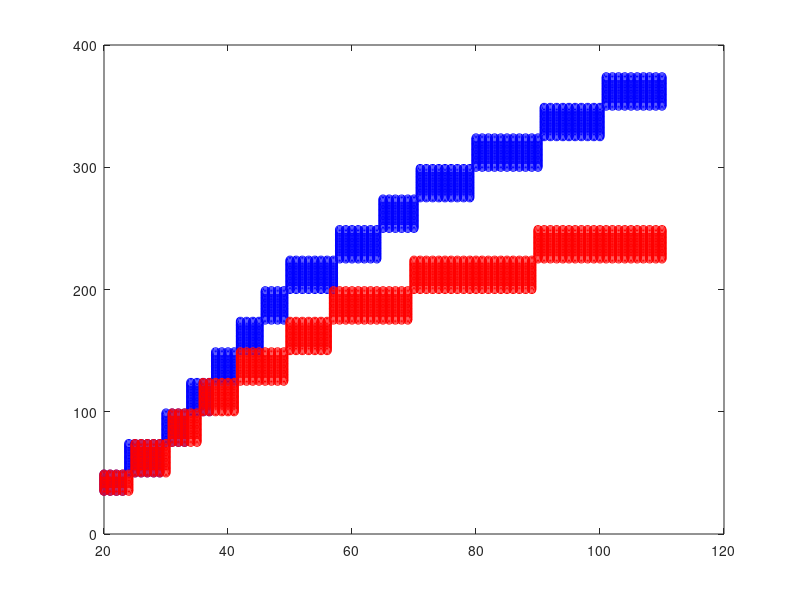

Write MATLAB code to recreate this figure. (Note: this script raises an error after producing the figure.)
function fitWeights
clc
close all

%longer data available here, but doesn't match early data
%http://jn.nutrition.org/cgi/reprint/100/1/59.pdf
% day=   [30   60    90    120   150   180   360   540  ]';
% male=  [72   189.5 270   312   341.5 364.7 443.8 507.4]';
% female=[64.7 154.2 197.1 225.2 238.8 250.5 262.6 262.4]';


%http://www.harlan.com/models/longevans.asp
%note table does not match graph!  ex: male 10 weeks is >300 in graph, but <300 in table!
%   grams     male days        female days
d={...
    [35 49]    [20 23]      [20 24]; ...
    [50 74]    [24 29]      [25 30]; ...
    [75 99]    [30 33]      [31 35]; ...
    [100 124]  [34 37]      [36 41]; ...
    [125 149]  [38 41]      [42 49]; ...
    [150 174]  [42 45]      [50 56]; ...
    [175 199]  [46 49]      [57 69]; ...
    [200 224]  [50 57]      [70 89]; ...
    [225 249]  [58 64]      [90 110]; ...
    [250 274]  [65 70]      []; ...
    [275 299]  [71 79]      []; ...
    [300 324]  [80 90]      []; ...
    [325 349]  [91 100]     []; ...
    [350 374]  [101 110]    []...
    };

male_day=[];female_day=[];male=[];female=[];
for i=1:size(d,1)
    for j=d{i,1}(1):d{i,1}(2)
        for k=d{i,2}(1):d{i,2}(2)
            male(end+1,1)=j;
            male_day(end+1,1)=k;
        end
        if ~isempty(d{i,3})
            for k=d{i,3}(1):d{i,3}(2)
                female(end+1,1)=j;
                female_day(end+1,1)=k;
            end
        end
    end
end

plot(male_day,male,'bo');
hold on
plot(female_day,female,'ro');

% a=curve
% b=scale
% c=y offset
% d=x offset

logMod = 'c+(b*log(x-d)/log(a))';
rootMod = 'c+(b*(abs(x-d))^(1/a))';

logF = fittype(logMod)
rootF= fittype(rootMod)

targetNames={'a' 'b' 'c' 'd'}';
if ~all(strcmp(coeffnames(logF),targetNames)) || ~all(strcmp(coeffnames(rootF),targetNames))
    error('unexpected ordering of names -- will misinterpret up lower/upper vectors')
end

logOpts=fitoptions(logMod)
rootOpts=fitoptions(rootMod)

logOpts.Lower=[1 0];
rootOpts.Lower=[1 0];

[logMale,gof,output] = fit(male_day,male,logF,logOpts)
[rootMale,gof,output] = fit(male_day,male,rootF,rootOpts)

% exclude=logical([0 0 0 0 0 1 1]');
% exclude=[];
%logOpts.Exclude=exclude;
%rootOpts.Exclude=exclude;
[logFemale,gof,output] = fit(female_day,female,logF,logOpts)
[rootFemale,gof,output] = fit(female_day,female,rootF,rootOpts)

xlim([0 600])

plot(logMale,'b-')
plot(rootMale,'b--')
plot(logFemale,'r-')
plot(rootFemale,'r--')



ylabel('grams')
xlabel('day')

t=.85;
c=dbconn;
ids={'106','177'};
[maleW maleD maleT] = getBodyWeightHistory(c,ids{1});
[femaleW femaleD femaleT] = getBodyWeightHistory(c,ids{2});
s=getSubjects(c,ids);
closeconn(c);
if s(1).gender=='M' && s(2).gender=='F'
    plot(maleD-s(1).dob,[maleW maleT/t],'bx')
    hold on
    plot(femaleD-s(2).dob,[femaleW femaleT/t],'rx')
else
    error('bad genders')
end
